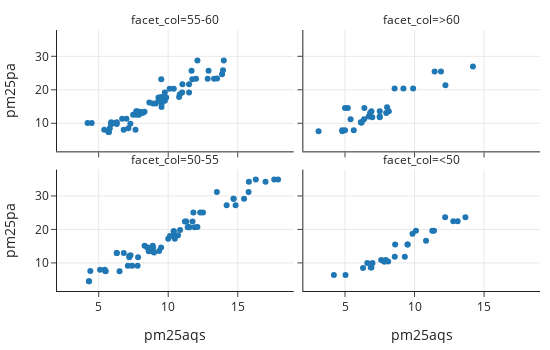

Notebook code cell kept with this figure:
### Markdown cell above
Then, we use this qualitative feature to subdivide the data into a two-by-two panel of scatter plots:

### Code cell
fig = px.scatter(GA, x='pm25aqs', y='pm25pa', 
                 facet_col=rh_cat, facet_col_wrap=2,
                 width=550, height=350)

fig.update_layout(margin=dict(t=30))
fig.show()

### Figure 1 — Plotly figure (JSON) as saved in the notebook; plotly's stock layout.template omitted (floating-point values rounded to 4 significant figures)
{"data": [{"hovertemplate": "facet_col=55-60<br>pm25aqs=%{x}<br>pm25pa=%{y}<extra></extra>", "legendgroup": "", "marker": {"color": "#1F77B4", "symbol": "circle"}, "mode": "markers", "name": "", "orientation": "v", "showlegend": false, "type": "scatter", "x": [8.646, 7.704, 6.3, 9.442, 9.754, 11.02, 11.68, 6.687, 7.478, 7.278, 9.533, 9.759, 10.4, 9.854, 14.0, 11.73, 12.84, 10.78, 7.65, 7.133, 5.742, 6, 8.296, 6.3, 7.725, 9.517, 10.83, 13.87, 8.157, 13.51, 13.94, 11, 11.5, 12.9, 7, 7.9, 5.9, 8.9, 9.3, 10.1, 9.3, 12.1, 9.5, 12, 9.5, 5.4, 5.8, 5.7, 4.2, 8, 5.9, 7.8, 5.9, 11.5, 7.7, 5.9, 9.1, 13.3, 6.8, 4.5], "xaxis": "x3", "y": [16.19, 13.59, 10.3, 17.55, 19.21, 21.67, 25.68, 11.38, 12.56, 9.854, 15.92, 16.74, 20.3, 17.68, 28.73, 23.15, 23.29, 17.83, 8.047, 8.52, 7.429, 10.06, 13.45, 9.778, 13.55, 14.87, 18.7, 24.63, 13.04, 23.34, 25.82, 19.21, 21.67, 25.68, 11.38, 12.56, 9.854, 15.92, 16.74, 20.3, 17.68, 28.73, 23.15, 23.29, 17.83, 8.047, 8.52, 7.429, 10.06, 13.45, 9.778, 13.55, 10.3, 19.21, 12.56, 9.854, 15.92, 23.29, 8.047, 10.06], "yaxis": "y3"}, {"hovertemplate": "facet_col=>60<br>pm25aqs=%{x}<br>pm25pa=%{y}<extra></extra>", "legendgroup": "", "marker": {"color": "#1F77B4", "symbol": "circle"}, "mode": "markers", "name": "", "orientation": "v", "showlegend": false, "type": "scatter", "x": [8.025, 6.963, 5.629, 6.15, 6.367, 7.496, 8.567, 8.15, 7.963, 11.45, 6.392, 4.804, 14.2, 6.146, 12.22, 7.5, 4.8, 6.2, 5.4, 6.7, 9.2, 6.9, 6.8, 11.9, 5, 3.1, 5, 9.9, 7.5, 5.2], "xaxis": "x4", "y": [14.79, 11.79, 7.893, 10.24, 11.2, 11.99, 20.39, 13.62, 13.09, 25.47, 14.55, 7.639, 26.94, 10.33, 21.36, 11.79, 7.893, 10.24, 11.2, 11.99, 20.39, 13.62, 13.09, 25.47, 14.55, 7.639, 7.893, 20.39, 13.62, 14.55], "yaxis": "y4"}, {"hovertemplate": "facet_col=50-55<br>pm25aqs=%{x}<br>pm25pa=%{y}<extra></extra>", "legendgroup": "", "marker": {"color": "#1F77B4", "symbol": "circle"}, "mode": "markers", "name": "", "orientation": "v", "showlegend": false, "type": "scatter", "x": [11.75, 8.912, 11.81, 10.12, 10.4, 5.433, 5.504, 7.833, 8.887, 15.45, 14.85, 11.45, 11.52, 7.408, 9.488, 10.47, 15.78, 17.0, 17.62, 8.867, 6.804, 5.479, 4.304, 7.2, 10.71, 7.287, 9.346, 10.85, 8.979, 11.2, 8.5, 12.5, 10.4, 10.4, 5.1, 6.5, 7.2, 8.3, 14.7, 14.2, 12.1, 11.4, 7.1, 8.5, 10, 13.5, 15.8, 16.3, 8.6, 6.3, 4.4, 4.3, 11.3, 12.3, 14.7, 11.9, 7.8, 17.9, 8.9, 6.3], "xaxis": "x", "y": [22.34, 14.57, 25.08, 18.05, 19.43, 7.939, 7.54, 11.67, 15.15, 29.19, 27.2, 20.74, 20.67, 9.153, 14.6, 17.25, 31.2, 34.25, 34.92, 13.45, 12.94, 7.567, 4.544, 12.09, 18.23, 12.31, 13.55, 19.85, 13.1, 22.34, 14.57, 25.08, 18.05, 19.43, 7.939, 7.54, 11.67, 15.15, 29.19, 27.2, 20.74, 20.67, 9.153, 14.6, 17.25, 31.2, 34.25, 34.92, 13.45, 12.94, 7.567, 4.544, 22.34, 25.08, 29.19, 20.67, 9.153, 34.92, 13.45, 12.94], "yaxis": "y"}, {"hovertemplate": "facet_col=<50<br>pm25aqs=%{x}<br>pm25pa=%{y}<extra></extra>", "legendgroup": "", "marker": {"color": "#1F77B4", "symbol": "circle"}, "mode": "markers", "name": "", "orientation": "v", "showlegend": false, "type": "scatter", "x": [8.604, 6.975, 12.78, 6.85, 7.929, 7.867, 8.579, 11.28, 13.66, 5.037, 6.296, 10.83, 9.854, 9.5, 6.6, 13.1, 6.9, 7.6, 7.8, 9.3, 10.1, 12.2, 4.2, 9.5, 8.1, 11.4], "xaxis": "x2", "y": [15.48, 9.997, 22.47, 8.649, 10.86, 10.44, 11.86, 19.61, 23.64, 6.39, 8.493, 16.63, 18.67, 15.48, 9.997, 22.47, 8.649, 10.86, 10.44, 11.86, 19.61, 23.64, 6.39, 15.48, 10.44, 19.61], "yaxis": "y2"}], "layout": {"annotations": [{"font": {}, "showarrow": false, "text": "facet_col=50-55", "x": 0.245, "xanchor": "center", "xref": "paper", "y": 0.465, "yanchor": "bottom", "yref": "paper"}, {"font": {}, "showarrow": false, "text": "facet_col=<50", "x": 0.755, "xanchor": "center", "xref": "paper", "y": 0.465, "yanchor": "bottom", "yref": "paper"}, {"font": {}, "showarrow": false, "text": "facet_col=55-60", "x": 0.245, "xanchor": "center", "xref": "paper", "y": 1.0, "yanchor": "bottom", "yref": "paper"}, {"font": {}, "showarrow": false, "text": "facet_col=>60", "x": 0.755, "xanchor": "center", "xref": "paper", "y": 1.0, "yanchor": "bottom", "yref": "paper"}], "height": 350, "legend": {"tracegroupgap": 0}, "margin": {"t": 30}, "width": 550, "xaxis": {"anchor": "y", "autorange": true, "domain": [0, 0.49], "range": [1.978, 19.02], "title": {"text": "pm25aqs"}, "type": "linear"}, "xaxis2": {"anchor": "y2", "autorange": true, "domain": [0.51, 1], "matches": "x", "range": [1.978, 19.02], "title": {"text": "pm25aqs"}, "type": "linear"}, "xaxis3": {"anchor": "y3", "autorange": true, "domain": [0, 0.49], "matches": "x", "range": [1.978, 19.02], "showticklabels": false, "type": "linear"}, "xaxis4": {"anchor": "y4", "autorange": true, "domain": [0.51, 1], "matches": "x", "range": [1.978, 19.02], "showticklabels": false, "type": "linear"}, "yaxis": {"anchor": "x", "autorange": true, "domain": [0, 0.465], "range": [1.612, 37.85], "title": {"text": "pm25pa"}, "type": "linear"}, "yaxis2": {"anchor": "x2", "autorange": true, "domain": [0, 0.465], "matches": "y", "range": [1.612, 37.85], "showticklabels": false, "type": "linear"}, "yaxis3": {"anchor": "x3", "autorange": true, "domain": [0.535, 1.0], "matches": "y", "range": [1.612, 37.85], "title": {"text": "pm25pa"}, "type": "linear"}, "yaxis4": {"anchor": "x4", "autorange": true, "domain": [0.535, 1.0], "matches": "y", "range": [1.612, 37.85], "showticklabels": false, "type": "linear"}}}
